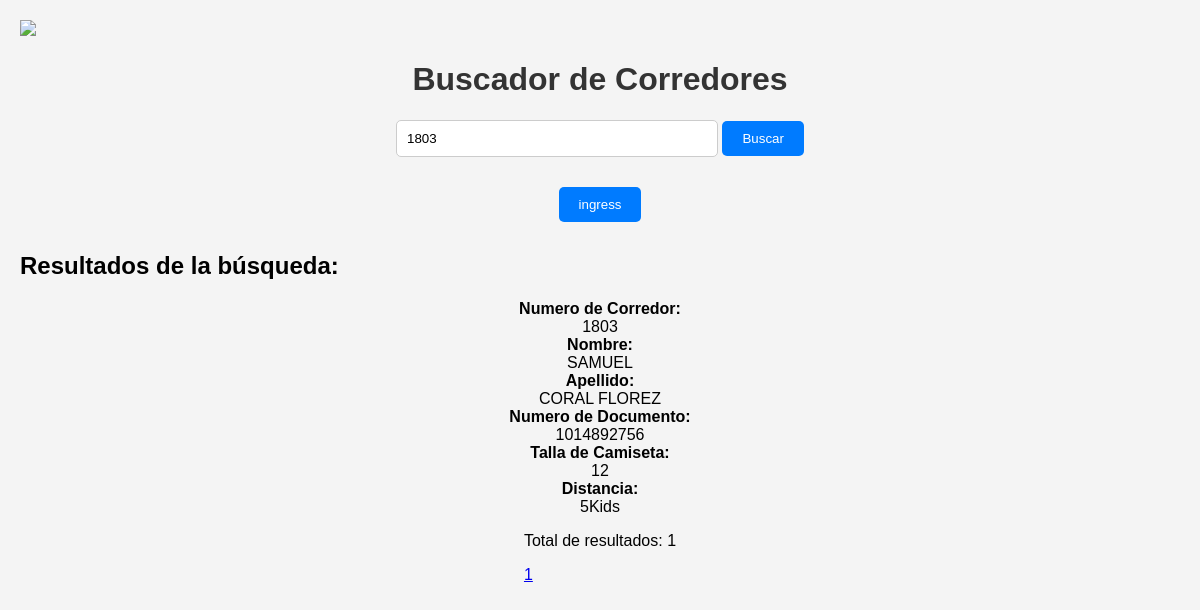
Page /buscador.php?termino=1803 on the committed database.
### tables this page shows
CREATE TABLE `base_de_datos_clientes` (
  `Numero_Pedido` varchar(4) DEFAULT NULL,
  `Nombres` varchar(29) DEFAULT NULL,
  `Apellidos` varchar(24) DEFAULT NULL,
  `Documento_Identidad` varchar(9) DEFAULT NULL,
  `Num_Documento` varchar(10) DEFAULT NULL,
  `Distancia` varchar(5) DEFAULT NULL,
  `Talla_Camiseta` varchar(4) DEFAULT NULL,
  `COL 8` varchar(10) DEFAULT NULL,
  `COL 9` varchar(12) DEFAULT NULL,
  `COL 10` varchar(10) DEFAULT NULL,
  `COL 11` varchar(10) DEFAULT NULL,
  `Dorsal_Entregado` varchar(10) DEFAULT NULL,
  `Kit_Entregado` varchar(10) DEFAULT NULL
);

### buscador.php (the view, shortened to what this page needs)
<?php
include 'config.php';
$resultados_por_pagina = 5;
$pagina_actual = isset($_GET['pagina']) ? (int)$_GET['pagina'] : 1;
$offset = ($pagina_actual - 1) * $resultados_por_pagina;
$busqueda = '';
if (isset($_GET['termino'])) {
    $busqueda = $_GET['termino'];
    $stmt_total = $conn->prepare("SELECT COUNT(*) as total FROM base_de_datos_clientes WHERE Numero_Pedido LIKE ? OR Num_Documento LIKE ?");
    $likeBusqueda = "%" . $busqueda . "%";
    $stmt_total->bind_param("ss", $likeBusqueda, $likeBusqueda);
    $stmt_total->execute();
    $resultado_total = $stmt_total->get_result()->fetch_assoc();
    $total_resultados = $resultado_total['total'];
    $stmt = $conn->prepare("SELECT Numero_Pedido, Nombres, Apellidos, Num_Documento, Talla_Camiseta, Distancia FROM base_de_datos_clientes WHERE Numero_Pedido  LIKE ? OR Num_Documento LIKE ? LIMIT ?, ?");
    $stmt->bind_param("ssii", $likeBusqueda, $likeBusqueda, $offset, $resultados_por_pagina);
    $stmt->execute();
    $resultado = $stmt->get_result();
}
?>
<!DOCTYPE html>
<html lang="es">
<head>
    <link rel="stylesheet" href="estilos.css">
</head>
<body>
        <div style="text-align: left; margin-bottom: 20px;">
        <a href="https://i.ibb.co/ZdnMtXB/logo.jpg" target="_blank">
            <img src="https://i.ibb.co/ZdnMtXB/logo.jpg" style="max-width: 30%; height: auto;">
        </a>
    </div>
    <h1>Buscador de Corredores</h1>
    <form action="buscador.php" method="post">
        <input type="text" name="termino" placeholder="Buscar..." value="<?php echo htmlspecialchars($busqueda); ?>">
        <button type="submit" name="buscar">Buscar</button>
    </form>
    <form action="ingresarPersonas.html" method="post">
        <button type="submit" name="ingress">ingress</button>
    </form>
    <h2>Resultados de la búsqueda:</h2>
    <ul>
        <?php
        if (isset($resultado) && $resultado->num_rows > 0) {
            while ($fila = $resultado->fetch_assoc()) {
                echo "<strong>Numero de Corredor:</strong> " . htmlspecialchars($fila['Numero_Pedido']) . "<br>";
                echo "<strong>Nombre:</strong> " . htmlspecialchars($fila['Nombres']) . "<br>";
                echo "<strong>Apellido:</strong> " . htmlspecialchars($fila['Apellidos']) . "<br>";
                echo "<strong>Numero de Documento:</strong> " . htmlspecialchars($fila['Num_Documento']) . "<br>";
                echo "<strong>Talla de Camiseta:</strong> " . htmlspecialchars($fila['Talla_Camiseta']) . "<br>";
                echo "<strong>Distancia:</strong> " . htmlspecialchars($fila['Distancia']) . "<br>";
            }
        } else {
            echo "<li>No se encontraron resultados</li>";
        }
        ?>
    <?php if (isset($total_resultados) && $total_resultados > 0): ?>
        <div>
            <p>Total de resultados: <?php echo $total_resultados; ?></p>
            <?php
            $total_paginas = ceil($total_resultados / $resultados_por_pagina);
            for ($i = 1; $i <= $total_paginas; $i++) {
                echo "<a href='buscador.php?termino=" . urlencode($busqueda) . "&pagina=" . $i . "'>" . $i . "</a> ";
            }
            ?>
        </div>
    <?php endif; ?>
</body>
</html>

### estilos.css (style rules this page uses)
body { font-family: Arial, sans-serif; background-color: #f4f4f4; margin: 0; padding: 20px; }
h1 { color: #333; text-align: center; align-items: center; }
form { text-align: center; margin-bottom: 30px; }
input[type="text"] { padding: 10px; width: 300px; border: 1px solid #ccc; border-radius: 5px; }
button { padding: 10px 20px; background-color: #007BFF; color: white; border: none; border-radius: 5px; cursor: pointer; }
ul { display: grid; grid-template-columns: repeat(2,1); list-style: none; padding: 0; display: flex; flex-direction: column; align-items: center; }

### rows in the picture
base_de_datos_clientes: Numero_Pedido "1803", Nombres "SAMUEL", Apellidos "CORAL FLOREZ", Num_Documento "1014892756", Talla_Camiseta "12", Distancia "5Kids"

### other values in the picture
$total_resultados "1"
